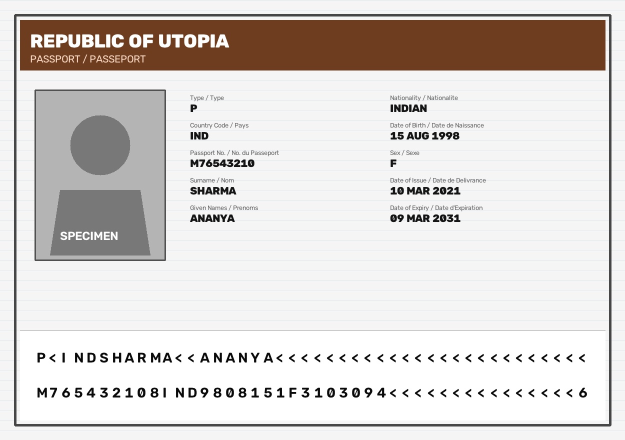
#> input picture backend/test_passport.jpg, 1250 x 880 px (shown at 1/2 size)
$ python -i copy_move.py   (imports and definitions only)
#> lines starting #> are read from the running program, lines starting #| are printed output that depends on the picture
#> `picture = cv2.imread('../../test_passport.jpg', cv2.IMREAD_GRAYSCALE)`:
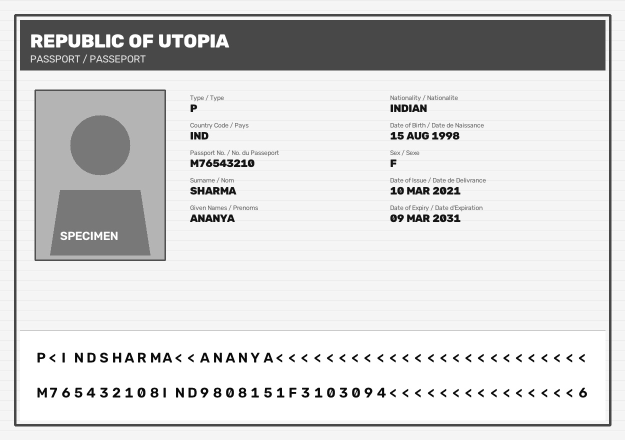
#> picture: shape (880, 1250) (shown at 1/2 size); min 2, max 255, mean 213.7
"""
Copy-Move and Clone Detection Forensic Engine.
Identifies duplicated regions (cloned stamps, copied signatures, forged digits,
and duplicated texture patches) using keypoint clustering and displacement vector analysis.
Excludes natural text repeating sequences (e.g. MRZ filler '<') and periodic 1D patterns.
"""
import math
import base64
import cv2
import numpy as np
from typing import List, Dict, Tuple, Optional, Any
from pydantic import BaseModel, Field


class ClonedRegionPair(BaseModel):
    """Pair of matched cloned regions (Source and Cloned Target)."""
    source_box: Dict[str, int]
    target_box: Dict[str, int]
    matched_keypoints: int
    displacement_vector: Tuple[float, float]
    confidence: float


# [7 lines that did not run here, left out]


def detect_copy_move_clones(
    image: np.ndarray,
    min_match_count: int = 15,
    min_spatial_distance: float = 45.0,
    min_cluster_area: int = 500
) -> Tuple[List[ClonedRegionPair], np.ndarray]:
    """
    Detects duplicated / cloned visual regions via ORB feature matching and displacement clustering.
    Excludes the MRZ zone (which inherently contains repeating '<' characters)
    and requires 2D spatial feature dispersion.
    """
#> called with min_match_count = 15, min_spatial_distance = 45, min_cluster_area = 500
    if image is None or image.size == 0:
        return [], image

    h, w = image.shape[:2]
#> h = 880; w = 1250
    gray = cv2.cvtColor(image, cv2.COLOR_BGR2GRAY) if len(image.shape) == 3 else image
    annotated = image.copy() if len(image.shape) == 3 else cv2.cvtColor(gray, cv2.COLOR_GRAY2BGR)

    # 1. Create mask to exclude MRZ region (lower 25%) to avoid repeating '<' character false positives
    mask = np.ones((h, w), dtype=np.uint8) * 255
    mrz_top = int(h * 0.72)
#> mrz_top = 633
    mask[mrz_top:h, :] = 0

    # 2. Extract ORB keypoints outside MRZ
    orb = cv2.ORB_create(nfeatures=1800, scaleFactor=1.2, nlevels=8)
    keypoints, descriptors = orb.detectAndCompute(gray, mask=mask)
#> keypoints = 1800 keypoints; strongest (x, y, size): (852, 271, 31), (431, 386, 31), (851, 441, 31), (406, 375, 31)

    if descriptors is None or len(keypoints) < 15:
        return [], annotated

    # 3. Match descriptors against themselves using BFMatcher with k-NN (k=3)
    bf = cv2.BFMatcher(cv2.NORM_HAMMING, crossCheck=False)
    matches = bf.knnMatch(descriptors, descriptors, k=3)
#> matches = 1800 matches

    # 4. Filter matches: ignore self-match (idx 0), apply ratio test on second match
    good_pairs = []
    for m_list in matches:
        if len(m_list) >= 3:
            m1 = m_list[1]
            m2 = m_list[2]

            # Ratio test
            if m1.distance < 0.72 * m2.distance:
                pt1 = keypoints[m1.queryIdx].pt
                pt2 = keypoints[m1.trainIdx].pt

                dist = math.hypot(pt2[0] - pt1[0], pt2[1] - pt1[1])
                if dist >= min_spatial_distance:
                    dx = pt2[0] - pt1[0]
                    dy = pt2[1] - pt1[1]
                    good_pairs.append((pt1, pt2, (dx, dy)))
#> this loop made 1800 passes
#> (pt1, pt2, dist, dx, dy) on passes 1, 3, 4, 8, 11, 12, 16, 20, 22, 23, 26, 27: ((1216, 33), (33, 34), 1183, -1183, 1), ((33, 34), (1216, 33), 1183, 1183, -1), ((1217, 35), (35, 33), 1182, -1182, -2), ((35, 33), (1217, 35), 1182, 1182, 2), ((219, 113), (100, 114), 119, -119, 1), ((888, 443), (888, 388), 55, 0, -55), ((876, 443), (877, 388), 55.01, 1, -55), ((212, 121), (93, 121), 119, -119, 0), ((867, 443), (866, 387), 56.01, -1, -56), ((870, 374), (870, 429), 55, 0, 55), ((93, 121), (212, 121), 119, 119, 0), ((857, 443), (857, 388), 55, 0, -55)
#> (pt1, pt2, dist) on pass 21: ((914, 264), (916, 265), 2.24)
#> after the loop, good_pairs = 265 items

    if len(good_pairs) < min_match_count:
        return [], annotated

    # 5. Group matches by displacement vector (dx, dy)
    vector_clusters: Dict[Tuple[int, int], List[Tuple[Tuple[float, float], Tuple[float, float]]]] = {}
    bin_size = 40

    for pt1, pt2, (dx, dy) in good_pairs:
        if dx < 0 or (dx == 0 and dy < 0):
            pt1, pt2 = pt2, pt1
            dx, dy = -dx, -dy

        bin_key = (int(round(dx / bin_size)), int(round(dy / bin_size)))
        if bin_key not in vector_clusters:
            vector_clusters[bin_key] = []
        vector_clusters[bin_key].append((pt1, pt2))
#> this loop made 265 passes
#> (pt1, pt2, dx, dy, bin_key) on passes 1 to 12: ((33, 34), (1216, 33), 1183, -1, (30, 0)), ((33, 34), (1216, 33), 1183, -1, (30, 0)), ((35, 33), (1217, 35), 1182, 2, (30, 0)), ((35, 33), (1217, 35), 1182, 2, (30, 0)), ((100, 114), (219, 113), 119, -1, (3, 0)), ((888, 388), (888, 443), 0, 55, (0, 1)), ((876, 443), (877, 388), 1, -55, (0, -1)), ((93, 121), (212, 121), 119, 0, (3, 0)), ((866, 387), (867, 443), 1, 56, (0, 1)), ((870, 374), (870, 429), 0, 55, (0, 1)), ((93, 121), (212, 121), 119, 0, (3, 0)), ((857, 388), (857, 443), 0, 55, (0, 1))
#> (pt1, pt2, dx, dy) on passes 69, 74, 76, 78, 80, 83: ((388, 437), (821, 272), 433, -165), ((103, 114), (222, 114), 119, 0), ((784, 274), (784, 384), 0, 110), ((418, 382), (837, 382), 419, 0), ((909, 433), (910, 378), 1, -55), ((381, 378), (782, 378), 401, 0)
#> after the loop, vector_clusters = 28 items

    cloned_pairs: List[ClonedRegionPair] = []

    # 6. Evaluate clusters with 2D dispersion checks
    for (bin_dx, bin_dy), pairs in vector_clusters.items():
        if len(pairs) >= min_match_count:
            pts_src = np.array([p[0] for p in pairs])
            pts_dst = np.array([p[1] for p in pairs])

            # Ensure 2D spatial variance (not just a 1D repeating line of letters)
            std_src_x = float(np.std(pts_src[:, 0]))
            std_src_y = float(np.std(pts_src[:, 1]))

            if std_src_x >= 6.0 and std_src_y >= 6.0:
                sx, sy, sw, sh = cv2.boundingRect(pts_src.astype(np.int32))
                tx, ty, tw, th = cv2.boundingRect(pts_dst.astype(np.int32))

                src_area = sw * sh
                dst_area = tw * th

                if src_area >= min_cluster_area and dst_area >= min_cluster_area:
                    pad = 12
                    s_box = {
                        "x": max(0, sx - pad),
                        "y": max(0, sy - pad),
                        "w": min(w - sx, sw + 2 * pad),
                        "h": min(h - sy, sh + 2 * pad)
                    }
                    t_box = {
                        "x": max(0, tx - pad),
                        "y": max(0, ty - pad),
                        "w": min(w - tx, tw + 2 * pad),
                        "h": min(h - ty, th + 2 * pad)
                    }

                    confidence = min(1.0, 0.55 + (len(pairs) * 0.05))

                    cloned_pairs.append(ClonedRegionPair(
                        source_box=s_box,
                        target_box=t_box,
                        matched_keypoints=len(pairs),
                        displacement_vector=(float(bin_dx * bin_size), float(bin_dy * bin_size)),
                        confidence=round(confidence, 2)
                    ))

                    cv2.rectangle(annotated, (s_box["x"], s_box["y"]), (s_box["x"] + s_box["w"], s_box["y"] + s_box["h"]), (0, 165, 255), 2)
                    cv2.rectangle(annotated, (t_box["x"], t_box["y"]), (t_box["x"] + t_box["w"], t_box["y"] + t_box["h"]), (0, 0, 255), 2)
                    for p1, p2 in pairs:
                        cv2.line(annotated, (int(p1[0]), int(p1[1])), (int(p2[0]), int(p2[1])), (0, 255, 255), 1)
#> this loop made 2 passes
#> (bin_dx, bin_dy, std_src_x, std_src_y, sx, sy, sw, sh) on pass 2: (3, 0, 175.4, 41.78, 68, 79, 731, 200)
#> (bin_dx, bin_dy) on pass 1: (30, 0)
#> after the loop, cloned_pairs = []

    return cloned_pairs, annotated


# [33 lines that did not run here, left out]

>>> import cv2
>>> picture = cv2.imread('../../test_passport.jpg', cv2.IMREAD_GRAYSCALE)
#> (the run stopped early here; a loop or call above may not have finished)
